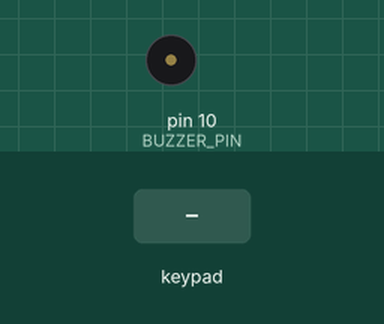
The sketch below on a simulated Arduino Uno, built with avr-gcc and run on an emulated ATmega328P. Shown: buzzer (waves = sounding). The test bench sets the inputs (shaded band). What the sketch prints to the serial monitor is not drawn.

Above: at 1.4 s.
1.5 s: key '*' pressed
At 1.6 s:
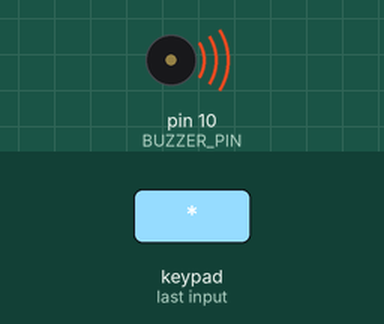
3.2 s: keypad keys 0 0 0 0 pressed 0.4 s apart
At 5.2 s:
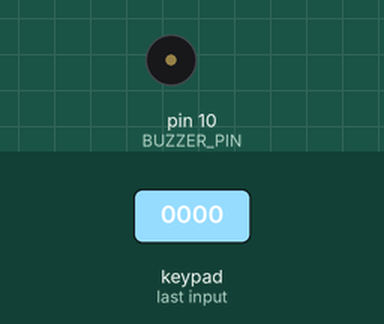
6.3 s: keypad keys 0 0 0 0 # pressed 0.4 s apart
At 6.4 s:
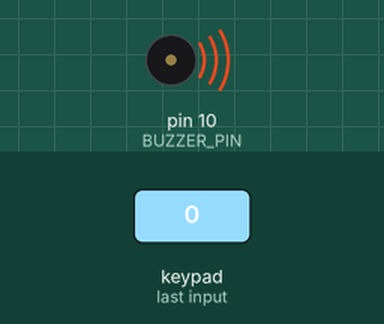
9.8 s: keypad keys 0 0 0 0 * pressed 0.4 s apart
At 11.9 s:
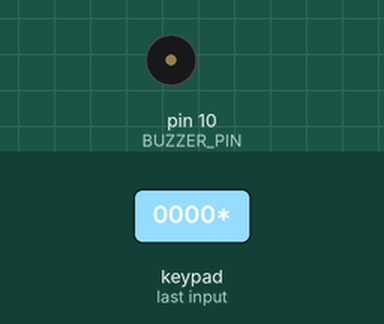
13.3 s: keypad keys 5 4 3 2 pressed 0.4 s apart
At 14.63 s:
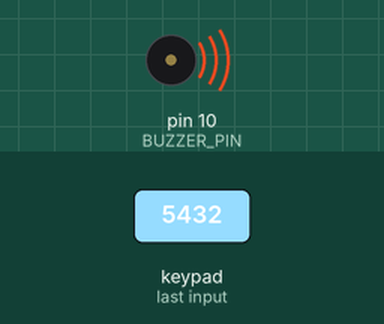
Timing chart, 0 to 16.3 s (numbered marks = the images above; inputs shaded):
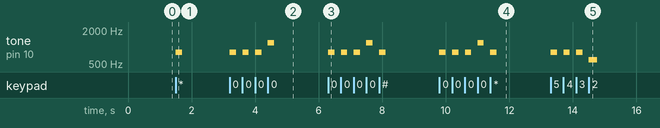

The sketch:

sketch_feb2_day13.ino
```cpp
/*
 * 30 Days - Lost in Space
 * Day 13 - HERO Security 101
 *
 * Learn more at https://inventr.io/adventure
 *
 * Playing tones was fun, but now it's time to get back to business.  Let's use
 * the 4x4 button keypad input a Personal Identification Number (PIN) to unlock
 * access to the lander's control panel.
 *
 * Alex Eschenauer
 * David Schmidt
 * Greg Lyzenga
 */

/*
 * Arduino concepts introduced/documented in this lesson.
 * - return:  Used by functions to return a single value and return immediately
 *            to the caller of the function.
 * - boolean type: bool is used for a value that can be "true" or "false"
 *                 NOTE: when testing values for true/false the value 0 is considered
 *                       "false" and any non-zero value is considered "true".
 *
 * Parts and electronics concepts introduced in this lesson.
 */

// Explicitly include Arduino.h
#include "Arduino.h"

// Include Keypad library#include <Keypad.h>
#include <Keypad.h>

// Our HERO keypad has 4 rows, each with 4 columns.
const byte ROWS = 4;
const byte COLS = 4;

const byte BUZZER_PIN = 10;  // pin 10 drives the buzzer

// Define row and column pins connected to the keypad
const byte ROW_PINS[ROWS] = { 5, 4, 3, 2 };
const byte COL_PINS[COLS] = { 6, 7, 8, 9 };

// Define what characters will be returned by each button
const char BUTTONS[ROWS][COLS] = {
  { '1', '2', '3', 'A' },
  { '4', '5', '6', 'B' },
  { '7', '8', '9', 'C' },
  { '*', '0', '#', 'D' }
};

Keypad heroKeypad = Keypad(makeKeymap(BUTTONS), ROW_PINS, COL_PINS, ROWS, COLS);

const byte PIN_LENGTH = 4;    // PIN code is 4 button presses
char current_pin[PIN_LENGTH] = { '0', '0', '0', '0' }; // Initial PIN is four zeros.

const int regularTone = 800;
const int successTone = 1200;
const int errorTone = 600;

void setup() {
  // pinMode(BUZZER_PIN, OUTPUT);

  Serial.begin(9600);  // Begin monitoring via the serial monitor
  delay(200);          // Delay a brief period to let things settle before displaying prompt.
  Serial.println("Press * to enter new PIN or # to access the system.");
}

void loop() {
  char button_character = heroKeypad.waitForKey();

  Serial.println(button_character);
  // tone(BUZZER_PIN, 880, 100);

  if (button_character == '#') {  // button to access system
    bool access_allowed = validatePIN();
    if (access_allowed) {
      Serial.println("Welcome, authorized user. You may now begin using the system.");
    } else {
      Serial.println("Access Denied.");
      Serial.println("\nPress * to enter new PIN or # to access the system.");
    }
  }

  if (button_character == '*') {  // button to change PIN
    bool access_allowed = validatePIN();

    if (access_allowed) {
      Serial.println("Welcome, authorized user. Please Enter a new PIN: ");

      for (int i = 0; i < PIN_LENGTH; i++) {
        button_character = heroKeypad.waitForKey();
        tone(BUZZER_PIN, regularTone, 200);

        current_pin[i] = button_character;
        Serial.print("*");
      }

      Serial.println();  // add new line after last asterisk so next message is on next line
      Serial.println("PIN Successfully Changed!");
      tone(BUZZER_PIN, successTone, 200);
    } else {
      Serial.println("Access Denied. Cannot change PIN without the old or default.");
      Serial.println("\nPress * to enter new PIN or # to access the system.");
      tone(BUZZER_PIN, errorTone, 200);
    }
  }
}

/*
 * This function prompts the user to enter a PIN and returns true or false depending
 * on whether the PIN matches our saved PIN.
 *
 * NOTE: this function introduces the concept of a function that returns a single
 *       value.  First, we must indicate what type of value that will be returned
 *       in the initial function declaration.  The "bool" at the beginning of
 *       the declaration indicates that this function will return a "boolean" value
 *       of either true or false.
 */

bool validatePIN() {
  Serial.println("Enter PIN to continue.");
  tone(BUZZER_PIN, regularTone, 200);

  int incorrectCount = 0;

  for (int i = 0; i < PIN_LENGTH; i++) {
    char button_character = heroKeypad.waitForKey();
    tone(BUZZER_PIN, regularTone, 200);

    // if (current_pin[i] != button_character) {
    //   tone(BUZZER_PIN, errorTone, 100);
    //   Serial.println();  // start next message on new line
    //   Serial.print("WRONG PIN DIGIT: ");
    //   Serial.println(button_character);
    //   return false;  // return false and exit function
    // }
    if (current_pin[i] != button_character) {
      tone(BUZZER_PIN, regularTone, 200);
      incorrectCount++;
    }
    Serial.print("*");
  }
  Serial.println();  // add new line after last asterisk so next message is on next line
  if (incorrectCount > 0) {
    Serial.println("Wrong PIN!");
    tone(BUZZER_PIN, errorTone, 200);
    return false;
  }

  Serial.println("Device Successfully Unlocked!");
  tone(BUZZER_PIN, successTone, 200);
  return true;
}
```

Measured:
- after the input at 1.5 s, tone on pin 10 (BUZZER_PIN): silent → 800 Hz at once, → silent 0.20 s later
- after the input at 3.2 s, tone on pin 10 (BUZZER_PIN): plays 800 Hz for 0.20 s, 800 Hz for 0.20 s, 800 Hz for 0.20 s, 1200 Hz for 0.20 s, starting at once
- after the input at 6.3 s, tone on pin 10 (BUZZER_PIN): plays 800 Hz for 0.20 s, 800 Hz for 0.20 s, 800 Hz for 0.20 s, 1200 Hz for 0.20 s, 800 Hz for 0.20 s, starting at once
- after the input at 9.8 s, tone on pin 10 (BUZZER_PIN): plays 800 Hz for 0.20 s, 800 Hz for 0.20 s, 800 Hz for 0.20 s, 1200 Hz for 0.20 s, 800 Hz for 0.20 s, starting at once
- after the input at 13.3 s, tone on pin 10 (BUZZER_PIN): plays 800 Hz for 0.20 s, 800 Hz for 0.20 s, 800 Hz for 0.20 s, 600 Hz for 0.27 s, starting at once
